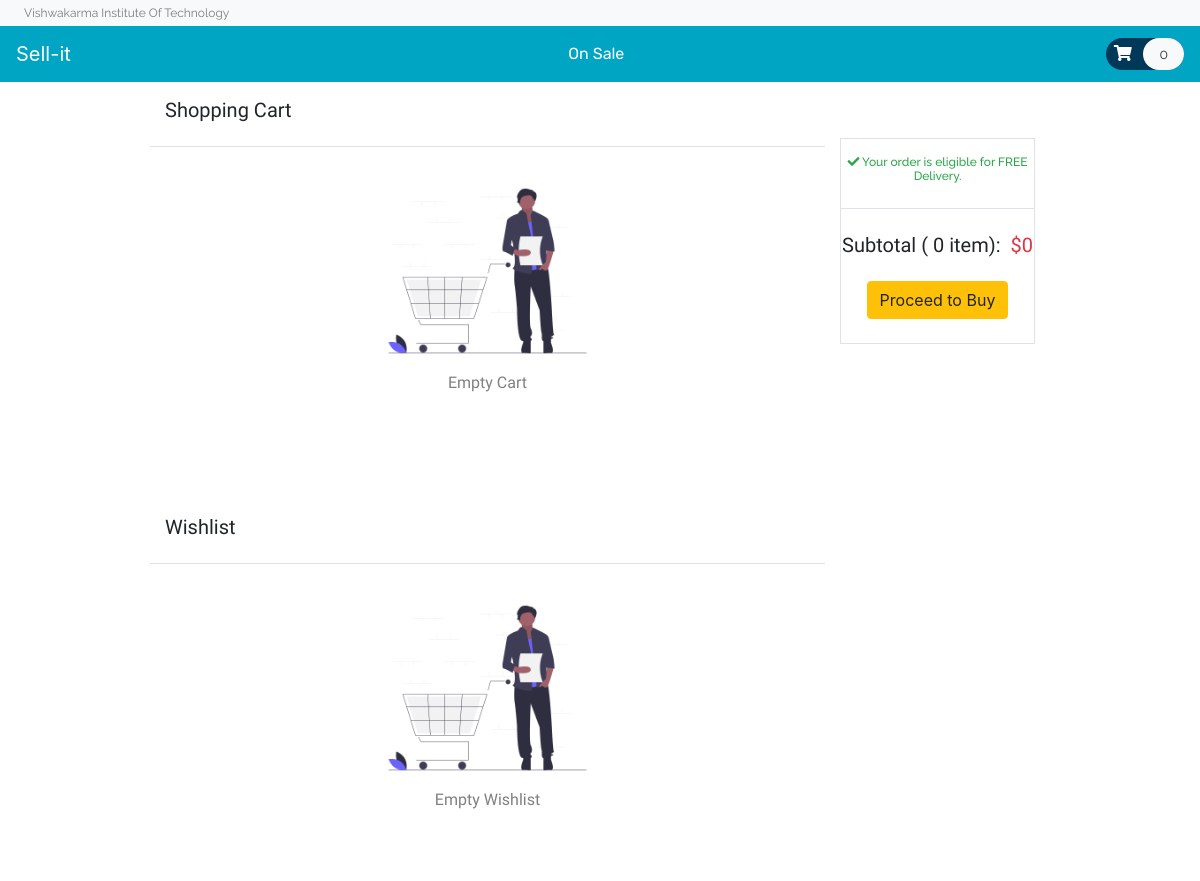
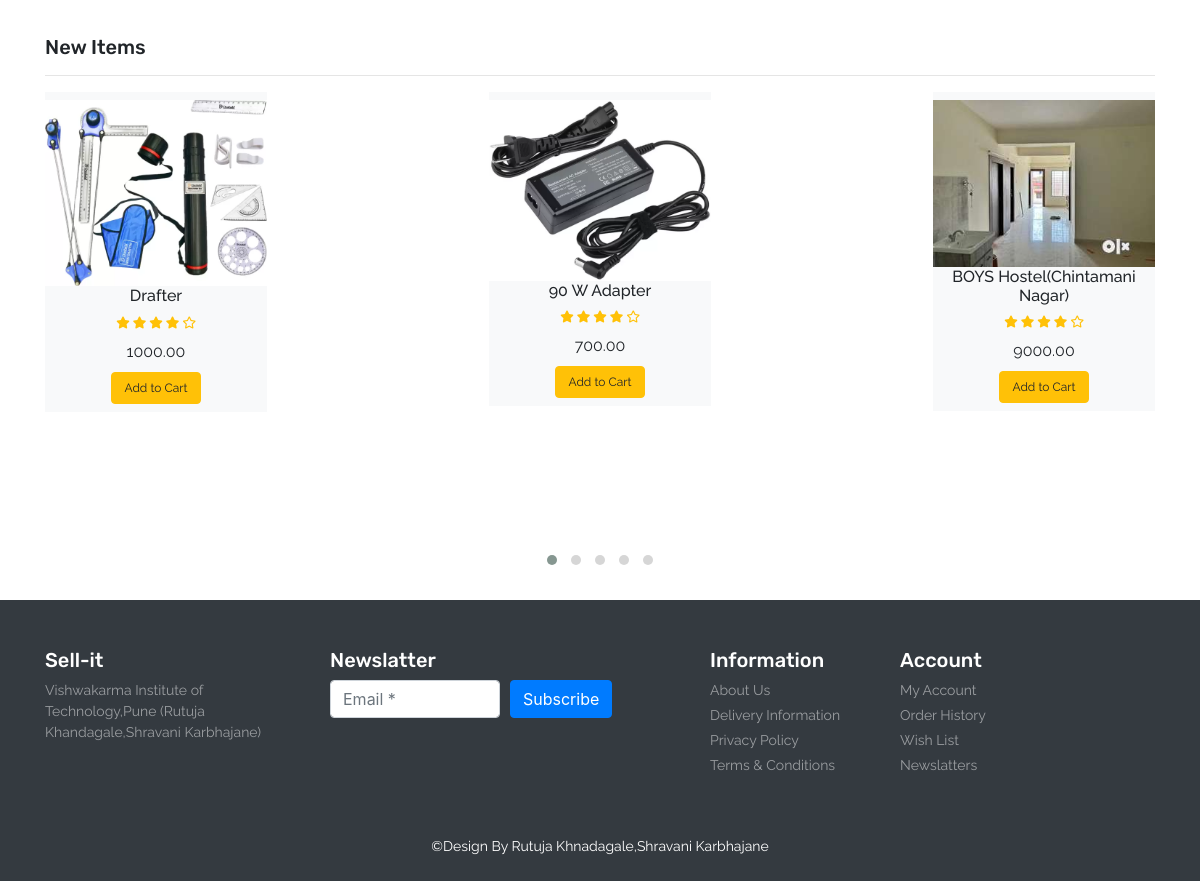
The app's page /cart.php with its own data (2 pictures, top to bottom).
### tables this page shows
CREATE TABLE `product` (
  `item_id` int(11) NOT NULL,
  `item_brand` varchar(200) NOT NULL,
  `item_name` varchar(255) NOT NULL,
  `item_price` double(10,2) NOT NULL,
  `item_image` varchar(255) NOT NULL,
  `item_register` datetime DEFAULT NULL
);

### cart.php (called while the page is built, shortened)
<?php
include ('header.php');
?>
<?php
    count($product->getData('cart')) ? include ('Template/_cart-template.php') :  include ('Template/notFound/_cart_notFound.php');
      count($product->getData('wishlist')) ? include ('Template/_wishlist_template.php') :  include ('Template/notFound/_wishlist_notFound.php');
    include ('Template/_new-phones.php');
?>
<?php
include ('footer.php');
?>

### functions.php (called while the page is built, shortened)
<?php
require ('database/DBController.php');
require ('database/Product.php');
require ('database/Cart.php');
$db = new DBController();
$product = new Product($db);
$product_shuffle = $product->getData();
$Cart = new Cart($db );
?>

### database/Product.php (called while the page is built, shortened)
<?php
class Product
{
    public $db = null;
    public function __construct(DBController $db)
    {
        $this->db = $db;
    }
    public function getData($table = 'product'){
        $result = $this->db->con->query("SELECT * FROM {$table}");
        $resultArray = array();
        while ($item = mysqli_fetch_array($result, MYSQLI_ASSOC)){
            $resultArray[] = $item;
        }
        return $resultArray;
    }
}
    ?>

### database/DBController.php (called while the page is built, shortened)
<?php
class DBController
{
    protected $host = 'localhost';
    protected $user = 'root';
    protected $password = '';
    protected $database = "shopee1";
    public function __construct()
    {
        $this->con = mysqli_connect($this->host, $this->user, $this->password, $this->database);
    }
}

### Template/_new-phones.php (the view, shortened to what this page needs)
<?php
    shuffle($product_shuffle);
?>
 <section id="new-phones">
          <div class="container">
            <h4 class="font-rubik font-size-20">New Items</h4>
            <hr>
                  <div class="owl-carousel owl-theme">
                  <?php foreach ($product_shuffle as $item) { ?>
                <div class="item py-2 bg-light">
                    <div class="product font-rale">
                        <a href="<?php printf('%s?item_id=%s', 'product.php',  $item['item_id']); ?>"><img src="<?php echo $item['item_image'] ?? "./assets/products/1.png"; ?>" alt="product1" class="img-fluid"></a>
                        <div class="text-center">
                            <h6><?php echo  $item['item_name'] ?? "Unknown"; ?></h6>
                            <div class="rating text-warning font-size-12">
                                <span><i class="fas fa-star"></i></span>
                                <span><i class="fas fa-star"></i></span>
                                <span><i class="fas fa-star"></i></span>
                                <span><i class="fas fa-star"></i></span>
                                <span><i class="far fa-star"></i></span>
                            </div>
                            <div class="price py-2">
                                <span><?php echo $item['item_price'] ?? '0'; ?></span>
                            </div>
                            <form method="post">
                                <?php
                                if (in_array($item['item_id'], $Cart->getCartId($product->getData('cart')) ?? [])){
                                    echo '<button type="submit" disabled class="btn btn-success font-size-12">In the Cart</button>';
                                }else{
                                    echo '<button type="submit" name="top_sale_submit" class="btn btn-warning font-size-12">Add to Cart</button>';
                                }
                                ?>
                            </form>
                        </div>
                    </div>
                </div>
                <br>
            <?php }  ?>
                    <br>
                  </div>
              </div>
              <br>
            </section>

### header.php (shortened to what this page needs)
<!DOCTYPE html>
<html lang="en">
<head>
      <link rel="stylesheet" href="https://stackpath.bootstrapcdn.com/bootstrap/4.4.1/css/bootstrap.min.css">
      <link rel="stylesheet" href="https://cdnjs.cloudflare.com/ajax/libs/OwlCarousel2/2.3.4/assets/owl.carousel.min.css" />
    <link rel="stylesheet" href="https://cdnjs.cloudflare.com/ajax/libs/OwlCarousel2/2.3.4/assets/owl.theme.default.min.css" />
    <link rel="stylesheet" href="https://cdnjs.cloudflare.com/ajax/libs/font-awesome/5.13.0/css/all.min.css" />
    <link rel="stylesheet" href="style.css">
    <?php
    require ('functions.php');
    ?>
</head>
<body>
    <header id="header">
        <div class="strip d-flex justify-content-between px-4 py-1 bg-light">
            <p class="font-rale font-size-12 text-black-50 m-0">Vishwakarma Institute Of Technology</p>
        </div>
        <nav class="navbar navbar-expand-lg navbar-dark color-second-bg">
            <a class="navbar-brand" href="#">Sell-it</a>
            <div class="collapse navbar-collapse" id="navbarNav">
              <ul class="navbar-nav m-auto font-rubik">
                <li class="nav-item active">
                  <a class="nav-link" href="#">On Sale</a>
                </li>
              </ul>
              <form action="#" class="font-size-14 font-rale">
                  <a href="cart.php" class="py-2 rounded-pill color-primary-bg">
                    <span class="font-size-16 px-2 text-white"><i class="fas fa-shopping-cart"></i></span>
                    <span class="px-3 py-2 rounded-pill text-dark bg-light"><?php echo count($product->getData('cart')); ?></span>
                  </a>
              </form>
            </div>
          </nav>
    </header>
    <main id="main-site">

### Template/notFound/_cart_notFound.php
<section id="cart" class="py-3 mb-5">
    <div class="container-fluid w-75">
        <h5 class="font-baloo font-size-20">Shopping Cart</h5>
        <div class="row">
            <div class="col-sm-9">
                    <div class="row border-top py-3 mt-3">
                        <div class="col-sm-12 text-center py-2">
                            <img src="./assets/blog/empty_cart.png" alt="Empty Cart" class="img-fluid" style="height: 200px;">
                            <p class="font-baloo font-size-16 text-black-50">Empty Cart</p>
                        </div>
                    </div>
            </div>
            <div class="col-sm-3">
                <div class="sub-total border text-center mt-2">
                    <h6 class="font-size-12 font-rale text-success py-3"><i class="fas fa-check"></i> Your order is eligible for FREE Delivery.</h6>
                    <div class="border-top py-4">
                        <h5 class="font-baloo font-size-20">Subtotal ( <?php echo isset($subTotal) ? count($subTotal) : 0; ?> item):&nbsp; <span class="text-danger">$<span class="text-danger" id="deal-price"><?php echo isset($subTotal) ? $Cart->getSum($subTotal) : 0; ?></span> </span> </h5>
                        <button type="submit" class="btn btn-warning mt-3">Proceed to Buy</button>
                    </div>
                </div>
            </div>
        </div>
    </div>
</section>

### Template/notFound/_Wishlist_notFound.php
<section id="cart" class="py-3 mb-5">
    <div class="container-fluid w-75">
        <h5 class="font-baloo font-size-20">Wishlist</h5>
        <div class="row">
            <div class="col-sm-9">
                <div class="row border-top py-3 mt-3">
                    <div class="col-sm-12 text-center py-2">
                        <img src="./assets/blog/empty_cart.png" alt="Empty Cart" class="img-fluid" style="height: 200px;">
                        <p class="font-baloo font-size-16 text-black-50">Empty Wishlist</p>
                    </div>
                </div>
            </div>
        </div>
    </div>
</section>

### footer.php (shortened to what this page needs)
</main>
      <footer id="footer" class="bg-dark text-white py-5">
        <div class="container">
          <div class="row">
            <div class="col-lg-3 col-12">
              <h4 class="font-rubik font-size-20">Sell-it</h4>
              <p class="font-size-14 font-rale text-white-50">Vishwakarma Institute of Technology,Pune (Rutuja Khandagale,Shravani Karbhajane)</p>
            </div>
            <div class="col-lg-4 col-12">
              <h4 class="font-rubik font-size-20">Newslatter</h4>
              <form class="form-row">
                <div class="col">
                  <input type="text" class="form-control" placeholder="Email *">
                </div>
                <div class="col">
                  <button type="submit" class="btn btn-primary mb-2">Subscribe</button>
                </div>
              </form>
            </div>
            <div class="col-lg-2 col-12">
              <h4 class="font-rubik font-size-20">Information</h4>
              <div class="d-flex flex-column flex-wrap">
                <a href="#" class="font-rale font-size-14 text-white-50 pb-1">About Us</a>
                <a href="#" class="font-rale font-size-14 text-white-50 pb-1">Delivery Information</a>
                <a href="#" class="font-rale font-size-14 text-white-50 pb-1">Privacy Policy</a>
                <a href="#" class="font-rale font-size-14 text-white-50 pb-1">Terms & Conditions</a>
              </div>
            </div>
            <div class="col-lg-2 col-12">
              <h4 class="font-rubik font-size-20">Account</h4>
              <div class="d-flex flex-column flex-wrap">
                <a href="#" class="font-rale font-size-14 text-white-50 pb-1">My Account</a>
                <a href="#" class="font-rale font-size-14 text-white-50 pb-1">Order History</a>
                <a href="#" class="font-rale font-size-14 text-white-50 pb-1">Wish List</a>
                <a href="#" class="font-rale font-size-14 text-white-50 pb-1">Newslatters</a>
              </div>
            </div>
          </div>
        </div>
      </footer>
      <div class="copyright text-center bg-dark text-white py-2">
        <p class="font-rale font-size-14">&copy;Design By Rutuja Khnadagale,Shravani Karbhajane <a href="#" class="color-second"></a></p>
      </div>
</body>
</html>

### style.css (style rules this page uses)
button, button:focus { outline: none !important; box-shadow: none !important; }
.font-baloo { font-family: "Baloo Thambi 2", cursive; }
.font-rale { font-family: "Raleway", cursive; }
.font-rubik { font-family: "Rubik", cursive; }
.font-size-12 { font-size: 12px; }
.font-size-14 { font-size: 14px; }
.font-size-16 { font-size: 16px; }
.font-size-20 { font-size: 20px; }
.color-primary-bg { background: #003859; }
.color-second-bg { background: #00A5C4; }

### records on screen
product: item_image (picture), item_name "Drafter", item_price "1000.00"
product: item_image (picture), item_name "90 W Adapter", item_price "700.00"
product: item_image (picture), item_name "BOYS Hostel(Chintamani Nagar)", item_price "9000.00"

### other values on screen
count($product->getData('cart')) "0"
